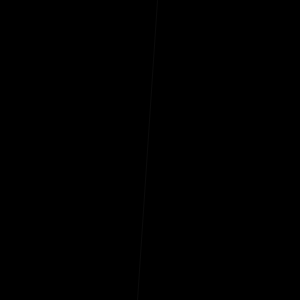
Frame 1 (no input)
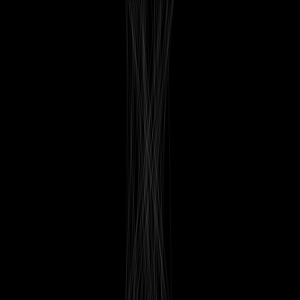
Frame 60 (the mouse pressed at the canvas centre just before this capture)
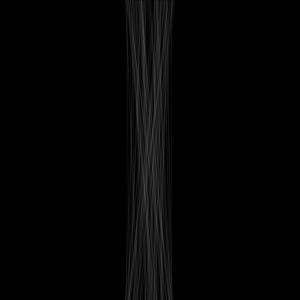
Frame 120 (the mouse held since frame 60 and released just before this capture)

The Processing sketch that drew these frames (run headless with seeded random() and noise(); from frame 60 on, the mouse is pressed at the canvas centre):

// Processing sketch: processing_45012
// ── processing_45012.pde

void setup() {
  size (300,300);
  background(0);
  smooth();
  stroke (255,10); 
}

void draw () {
 // background(0);
  line (random(125,175) ,0 , random(125,175) , 300 ); 
}



                
                
